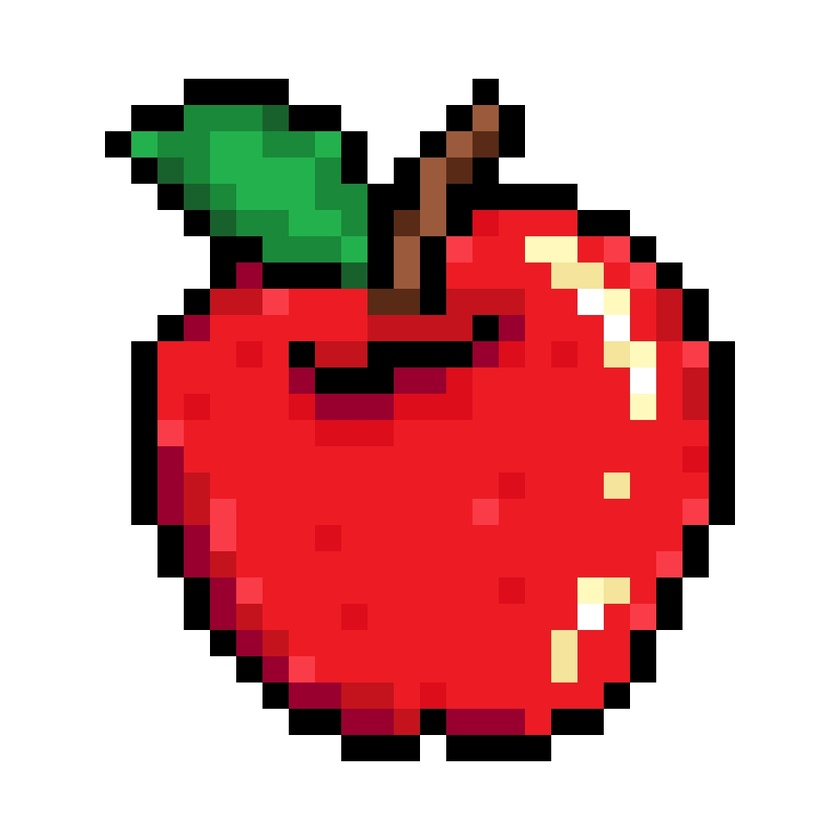
#> input picture code/apple.jpg, 840 x 840 px, shrunk from 1024 x 1024 before the run, found by its file name
$ python gaussian_blur.py
#> lines starting #> are read from the running program, lines starting #| are printed output that depends on the picture
import cv2

img = cv2.imread('apple.jpg')
#> img is the input picture: shape (840, 840, 3); mean B, G, R 157.6, 158.1, 212.5
gaussian_blur = cv2.GaussianBlur(img, (199, 199), 0)  # The kernel size must be odd so that it has a clear center pixel to align over each image pixel during convolution.
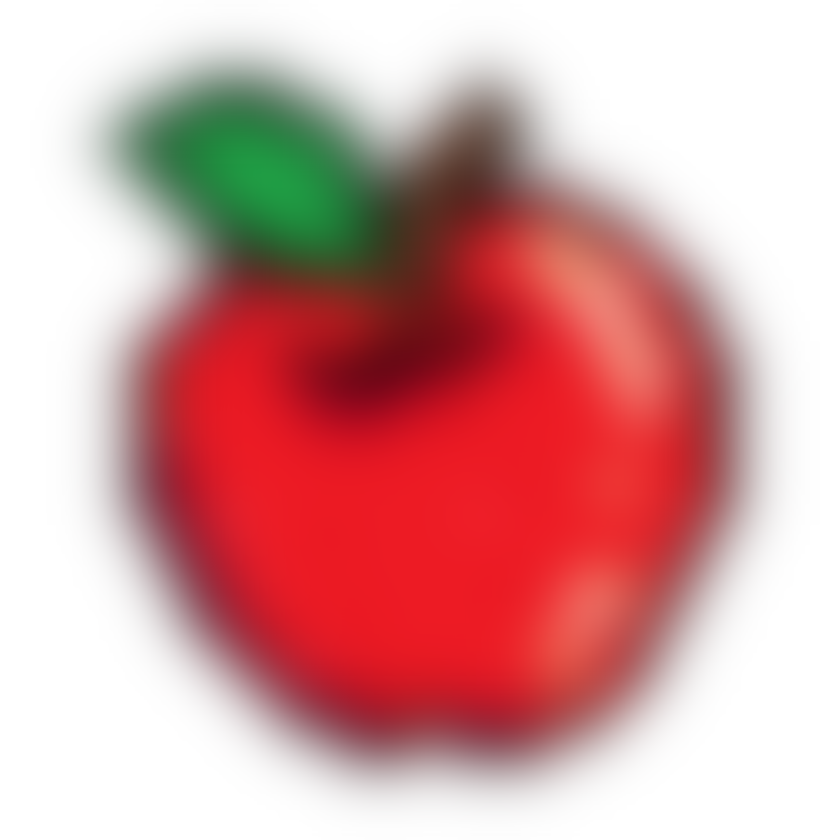
#> gaussian_blur: shape (840, 840, 3); mean B, G, R 157.6, 158.1, 212.5

cv2.imshow('Gaussian Blur', gaussian_blur)
cv2.waitKey(0)
cv2.destroyAllWindows()
